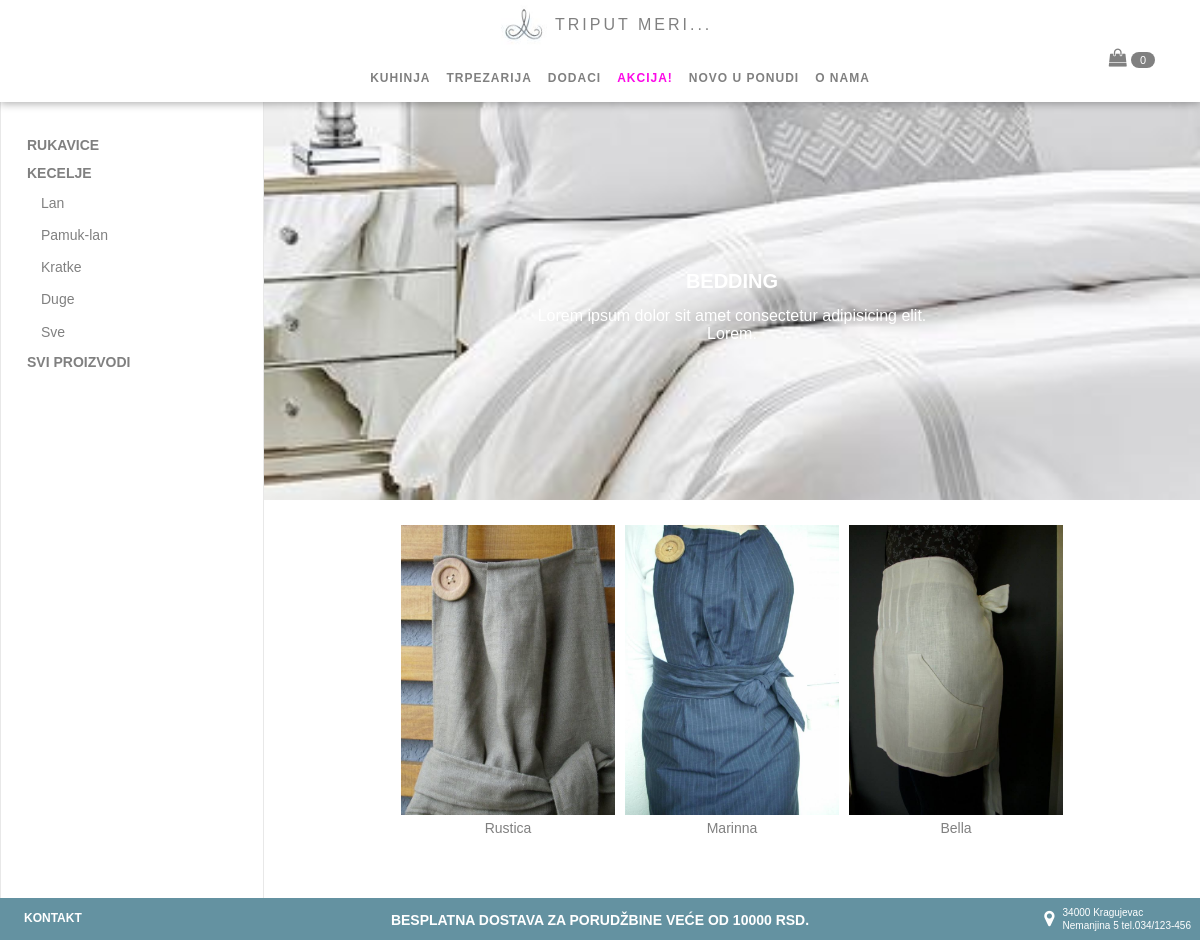
Page /kitchen.php?category=Kuhinja on the committed database.
### tables this page shows
CREATE TABLE `product` (
  `Id` int(11) NOT NULL,
  `Name` varchar(50) NOT NULL,
  `TypeId` varchar(50) NOT NULL,
  `Price` decimal(16,2) NOT NULL,
  `Description` varchar(800) NOT NULL,
  `OnSaleFromDate` date NOT NULL,
  `OnSaleToDate` date NOT NULL,
  `Material` varchar(50) NOT NULL,
  `Subcategory` varchar(50) NOT NULL,
  `NumberOfPeaces` int(50) NOT NULL,
  `ImgPath` varchar(50) NOT NULL,
  `Category` varchar(50) DEFAULT NULL,
  `UserDeleted` bit(1) DEFAULT NULL,
  `CreatedOn` date DEFAULT NULL,
  `ModifiedOn` date DEFAULT NULL,
  `PublishedOn` datetime DEFAULT NULL,
  `IsPublished` bit(1) DEFAULT NULL
);

CREATE TABLE `images` (
  `Id` int(11) NOT NULL,
  `ProductId` int(11) NOT NULL,
  `ImagePath` varchar(100) NOT NULL,
  `IsCover` bit(1) DEFAULT NULL
);

### includes/showProducts.inc.php (the view, shortened to what this page needs)
<?php
    $conn = mysqli_connect("localhost","root","") or die("cannot connect to database");
    if(isset($_GET['category'])){
        $category = $_GET['category'];
        $selectID = mysqli_query($conn, "SELECT * FROM product WHERE Category = '$category' AND UserDeleted IS NULL AND IsPublished = 1");
    }
            while ($row = mysqli_fetch_array($selectID)) {
                $tempId = $row['Id'];
                $sql = mysqli_query($conn, "SELECT * FROM images WHERE ProductId = '$tempId' AND IsCover = 1");
                $rowImg = mysqli_fetch_array($sql);
                    echo '<div class = "image">';
                    echo '<a href="addToCart.php?id='.$tempId.'"><img src="'.$rowImg['ImagePath'].'" alt="primer4"></a>';
                    echo '<span class="caption">'.$row['Name'].'</span>';
                    echo '</div>';
            }
?>

### css/myStyle.css (style rules this page uses)
* { box-sizing: border-box; font-family: Arial, Helvetica, sans-serif; margin: 0; }
a { text-decoration: none; color: gray; }
.image { width: 25%; display: inline-block; margin: auto; }
.image img { width: 100%; height: 300px; padding: 5px; object-fit: cover; transition: padding 0.3s ease; }
.image .caption { display: block; text-align: center; color: gray; font-size: 14px; margin-bottom: 16px; }

### rows in the picture
product: images.ImagePath (picture), Name "Rustica"
product: images.ImagePath (picture), Name "Marinna"
product: images.ImagePath (picture), Name "Bella"
